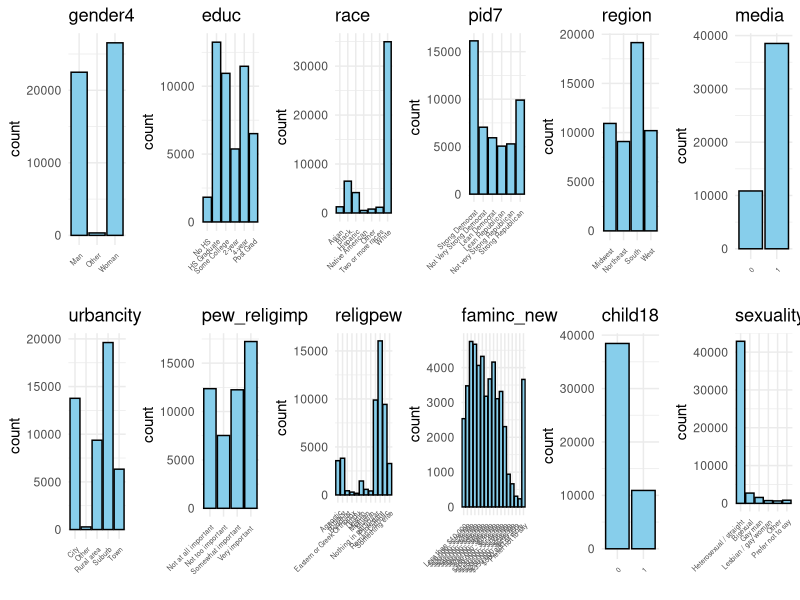
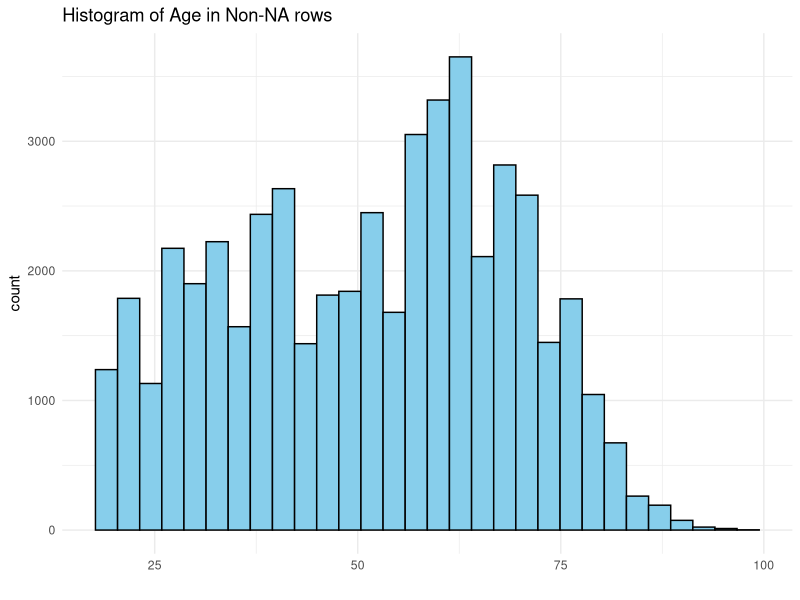
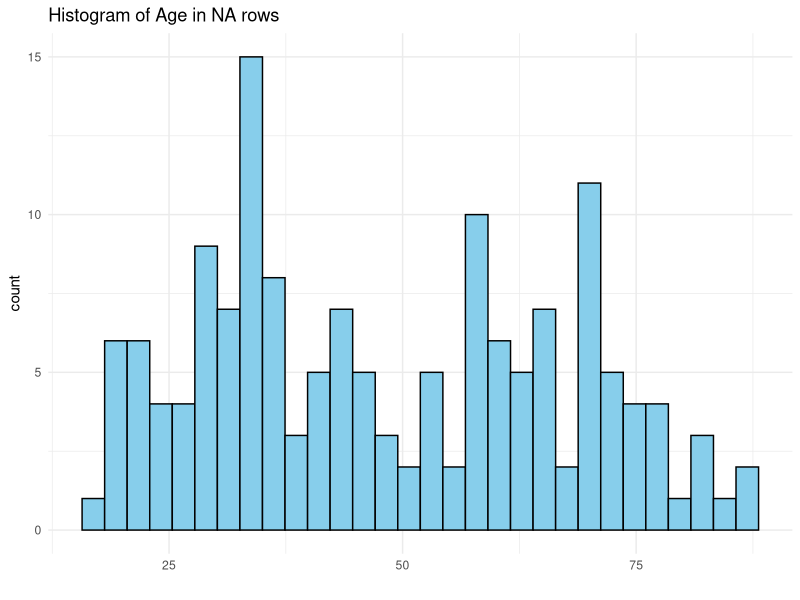
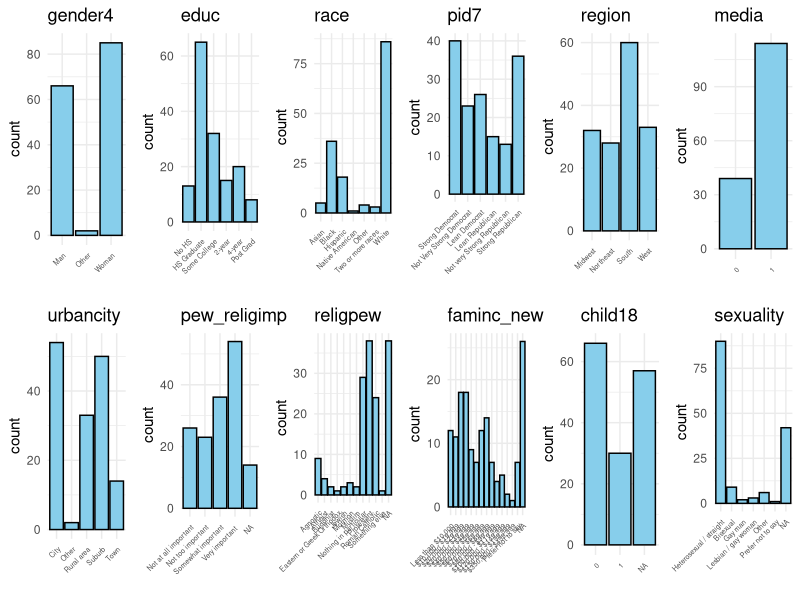
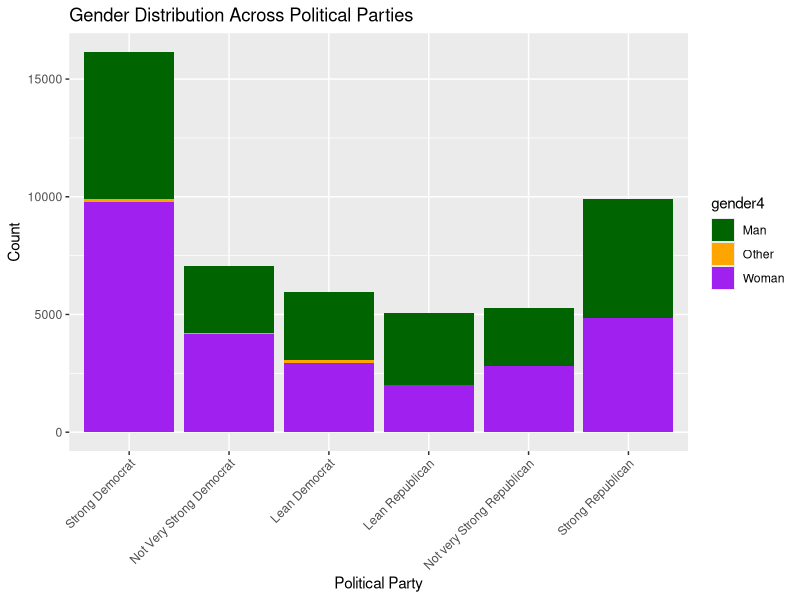
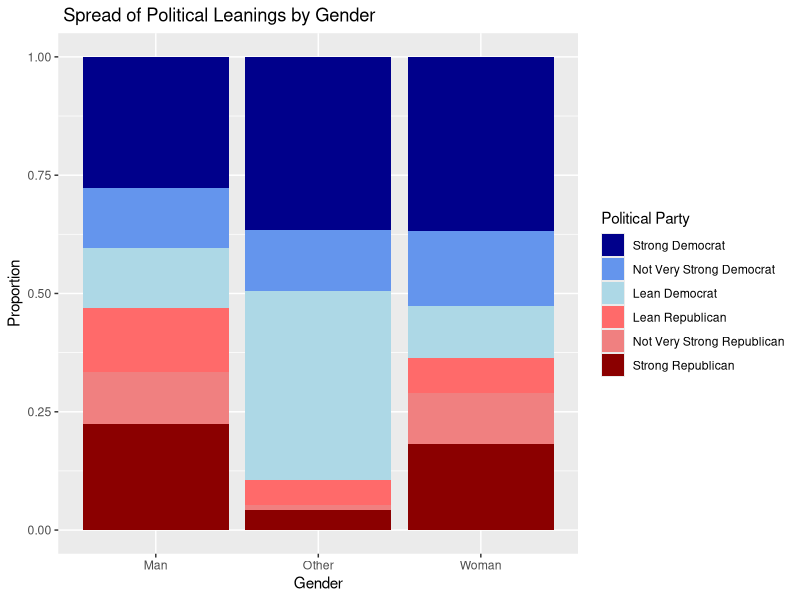
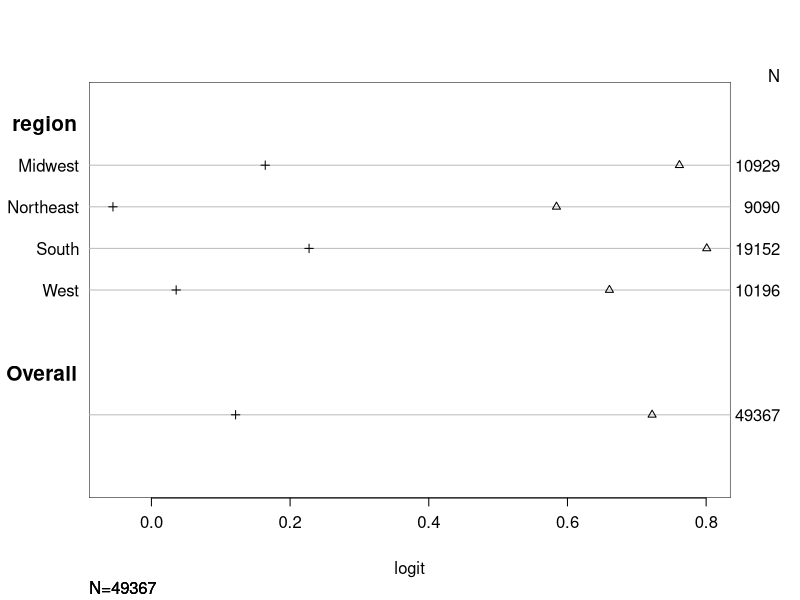
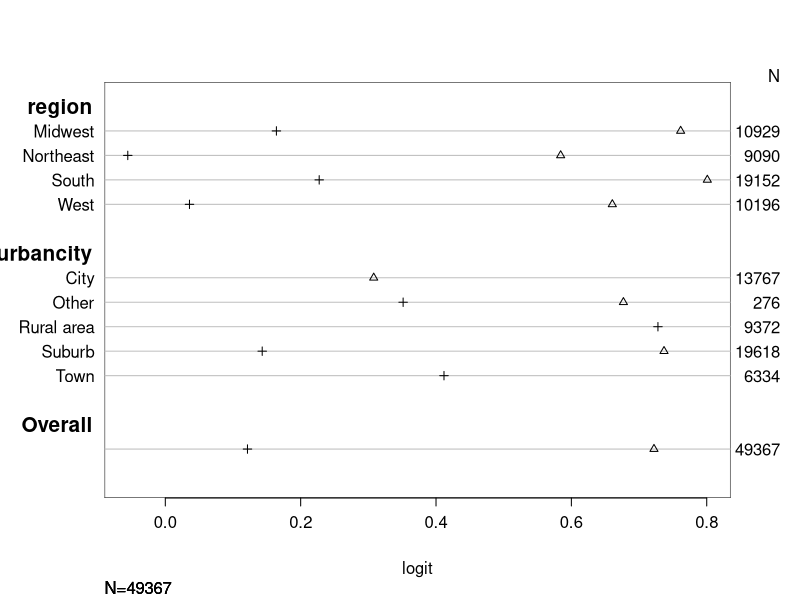

These charts were generated, in order, by the following R code: (Note: this script raises an error after producing the figures.)
## ---- chunk 1

# Import Libraries

library(tidyverse)
library(dplyr)
library(foreign)
library(ggplot2)
library(MASS)
library(Hmisc)
library(reshape2)

#Formatting From 2022 Data

# data <- read_csv('data_2022.csv')
# data <- data %>% filter((!pid7 %in% c(4,8,9))) # dropped moderate and not sure
# data <- data %>% mutate(age = 2022 - birthyr)
# data <- data %>% rename(media = CC22_200_1)
# data <- data %>% select(age, gender4,educ,race,pid7,inputstate,region,media,urbancity,pew_religimp,religpew,faminc_new,child18,sexuality)
# 1 is yes, #2 is no 
## ---- chunk 2

# Clean up data_smol
data_smol <- read.csv("data_smol.csv")

# Get rid of state
data_smol <- data_smol[-6]

#Recoding variables of interest from numbers
data_smol <- data_smol %>%
  mutate(gender4 = case_when(gender4 == '1' ~ 'Man',
                             gender4 == '2' ~ 'Woman',
                             gender4 == '3' ~ 'Other',
                             gender4 == '4' ~ 'Other')) %>%
  mutate(race = recode(race,
                       '1' = 'White',
                       '2' = 'Black',
                       '3' = 'Hispanic',
                       '4' = 'Asian',
                       '5' = 'Native American',
                       '6' = 'Two or more races',
                       '7' = 'Other',
                       '8' = 'Native American')) %>%
  mutate(region = recode(region,
                         '1' = 'Northeast',
                         '2' = 'Midwest',
                         '3' = 'South',
                         '4' = 'West')) %>%
  mutate(educ = factor(recode(educ,
                                 '1' = 'No HS',
                                 '2' = 'HS Graduate',
                                 '3' = 'Some College',
                                 '4' = '2-year',
                                 '5' = '4-year',
                                 '6' = 'Post Grad'), 
                          #after recoding assign levels
                          levels = c(
                            'No HS',
                            'HS Graduate',
                            'Some College',
                            '2-year',
                            '4-year',
                            'Post Grad')))%>%
  mutate(pid7 = as.character(pid7)) %>%
  mutate(pid7 = factor(
    recode(pid7,
      '1' = 'Strong Democrat',
      '2' = 'Not Very Strong Democrat',
      '3' = 'Lean Democrat',
      '5' = 'Lean Republican',
      '6' = 'Not very Strong Republican',
      '7' = 'Strong Republican'),
    #After recoding, we assign the order here
    levels = c(
      'Strong Democrat',
      'Not Very Strong Democrat',
      'Lean Democrat',
      'Lean Republican',
      'Not very Strong Republican',
      'Strong Republican'
    )))%>%
mutate(urbancity = recode(urbancity,
                         '1' = 'City',
                         '2' = 'Suburb',
                         '3' = 'Town',
                         '4' = 'Rural area', 
                         '5' = 'Other'))%>%
mutate(pew_religimp= recode(pew_religimp,
                         '1' = 'Very important ',
                         '2' = 'Somewhat important',
                         '3' = 'Not too important',
                         '4' = 'Not at all important'))%>%
mutate(sexuality= recode(sexuality,
                         '1' = ' Heterosexual / straight',
                         '2' = 'Lesbian / gay woman',
                         '3' = 'Gay man',
                         '4' = 'Bisexual',
                         '5'='Other', 
                         '6'='Prefer not to say'))%>%
mutate(religpew = recode(religpew,
                           '1' = 'Protestant',
                           '2' = 'Roman Catholic',
                           '3' = 'Mormon',
                           '4' = 'Eastern or Greek Orthodox',
                           '5' = 'Jewish',
                           '6' = 'Muslim',
                           '7' = 'Buddhist',
                           '8' = 'Hindu',
                           '9' = 'Atheist',
                           '10' = 'Agnostic',
                           '11' = 'Nothing in particular',
                           '12' = 'Something else'))%>%
mutate(faminc_new=recode(faminc_new,
                      "1" = "Less than $10,000",
                      "2" = "$10,000 - $19,999",
                      "3" = "$20,000 - $29,999",
                      "4" = "$30,000 - $39,999",
                      "5" = "$40,000 - $49,999",
                      "6" = "$50,000 - $59,999",
                      "7" = "$60,000 - $69,999",
                      "8" = "$70,000 - $89,999",
                      "9" = "$80,000 - $99,999",
                      "10" = "$100,000 - $119,999",
                      "11" = "$120,000 - $149,999",
                      "12" = "$150,000 - $199,999",
                      "13" = "$200,000 - $249,999",
                      "14" = "$250,000 - $349,999",
                      "15" = "$350,000 - $499,999",
                      "16" = "$500,000 or more",
                      "97" = "Prefer not to say")) %>%
  mutate(faminc_new = factor(faminc_new, levels = c(
    "Less than $10,000",
    "$10,000 - $19,999",
    "$20,000 - $29,999",
    "$30,000 - $39,999",
    "$40,000 - $49,999",
    "$50,000 - $59,999",
    "$60,000 - $69,999",
    "$70,000 - $89,999",
    "$80,000 - $99,999",
    "$100,000 - $119,999",
    "$120,000 - $149,999",
    "$150,000 - $199,999",
    "$200,000 - $249,999",
    "$250,000 - $349,999",
    "$350,000 - $499,999",
    "$500,000 or more",
    "Prefer not to say"
  ))) %>%
  mutate(media = ifelse(media == 1, 1, 0)) %>%
  mutate(child18 = ifelse(child18 == 1, 1, 0)) 
## ---- chunk 3

# How many NAs do we have 

rows_with_na <- data_smol[which(rowSums(is.na(data_smol)) > 0),]

data_smol <- na.omit(data_smol)

## ---- chunk 4
#Plot the data_smol values

library(cowplot)

# Function to create bar plots for categorical variables using ggplot2
plot_categorical_ggplot <- function(data, col) {
  ggplot(data, aes(x = factor(data[[col]]))) +
    geom_bar(fill = "skyblue", color = "black") +
    labs(title = col, x = "") +
    theme_minimal() +
    theme(axis.text.x = element_text(angle = 45, size = 5, hjust = 1))
}

# Create a list of ggplot objects
plots_list <- lapply(names(data_smol)[-which(names(data_smol) == "age")], function(col) {
  plot_categorical_ggplot(data_smol, col)
})

# Combine the plots into a grid
plot_grid(plotlist = plots_list, ncol = 6)

## ---- chunk 5

#Age 

ggplot(data_smol, aes(x = age)) +
    geom_histogram(fill = "skyblue", color = "black") +
    labs(title = "Histogram of Age in Non-NA rows", x = "") +
    theme_minimal() 

ggplot(rows_with_na, aes(x = age)) +
    geom_histogram(fill = "skyblue", color = "black") +
    labs(title = "Histogram of Age in NA rows", x = "") +
    theme_minimal() 

## ---- chunk 6

#Plot the rows_with_na values


# Create a list of ggplot objects
plots_list <- lapply(names(rows_with_na)[-which(names(rows_with_na) == "age")], function(col) {
  plot_categorical_ggplot(rows_with_na, col)
})

# Combine the plots into a grid
plot_grid(plotlist = plots_list, ncol = 6)


## ---- chunk 7
#exploratory visualizations
# Bar Plot: Gender Distribution Across Political Parties
ggplot(data_smol, aes(x = pid7, fill = gender4)) +
  geom_bar(position = "stack", stat = "count") +
  labs(title = "Gender Distribution Across Political Parties",
       x = "Political Party",
       y = "Count") +
  scale_fill_manual(values = c("darkgreen", "orange", "purple")) +
  theme(axis.text.x = element_text(angle = 45, hjust = 1))

# Bar Plot: Gender Distribution Across Political Parties with Flipped Colors
ggplot(data_smol, aes(x = gender4, fill = pid7)) +
  geom_bar(position = "fill", stat = "count") +
  labs(title = " Spread of Political Leanings by Gender",
       x = "Gender",
       y = "Proportion") +
  scale_fill_manual(values = rev(c("darkred", "lightcoral", "indianred1", "lightblue", "cornflowerblue", "darkblue")),
                    name = "Political Party",
                    labels = c('Strong Democrat', 'Not Very Strong Democrat', 'Lean Democrat',
                               'Lean Republican', 'Not Very Strong Republican', 'Strong Republican')) +
  theme(axis.text.x = element_text(angle = 0, hjust = 0.5))  # Adjust the angle for better readability

## ---- chunk 8
#Baseline gender model:
gender4_model<- polr(pid7 ~ gender4, data = data_smol, Hess=TRUE)
#store summary
summary_gender4_model<-summary(gender4_model)
# store table
(ctable_baseline_gender <- coef(summary(gender4_model)))
## calculate and store p values
baseline_gender_p <- pnorm(abs(ctable_baseline_gender[, "t value"]), lower.tail = FALSE) * 2
## combined table
(ctable_baseline_gender <- cbind(ctable_baseline_gender, "p value" = baseline_gender_p))

## ---- chunk 9
#gender and  with race model
race_gender_model<- polr(pid7 ~ gender4*race, data = data_smol, Hess=TRUE)
#store summary
summary_race_gender_model<-summary(race_gender_model)
# store table
(ctable_race_gender <- coef(summary(race_gender_model)))
## calculate and store p values
race_gender_p <- pnorm(abs(ctable_race_gender[, "t value"]), lower.tail = FALSE) * 2
## combined table
(ctable_race_gender <- cbind(ctable_race_gender, "p value" = race_gender_p))
## ---- chunk 10
 
#basic ordered logistic regression taking into account region
region_model<- polr(pid7 ~ region, data = data_smol, Hess=TRUE)
 
summary(region_model)

#basic ordered logistic regression taking into account region and urbancity 
region_urban_model<- polr(pid7 ~ region + urbancity, data = data_smol, Hess=TRUE)

summary(region_urban_model)

#checking_assumptions

pid7_mapping <- c('Strong Democrat' = 1,
                  'Not Very Strong Democrat' = 2,
                  'Lean Democrat' = 3,
                  'Lean Republican' = 4,
                  'Not very Strong Republican' = 5,
                  'Strong Republican' = 6)

data_smol_dinan <- data_smol %>%
  mutate(pid7_num = as.numeric(recode_factor(pid7, !!!pid7_mapping)))


sf <- function(y) {
  c('Y>=1' = qlogis(mean(y >= 1)),
    'Y>=2' = qlogis(mean(y >= 2)),
    'Y>=3' = qlogis(mean(y >= 3)), 
    'Y>=4' = qlogis(mean(y >= 4)),
    'Y>=5' = qlogis(mean(y >= 5)))
}

#testing assumptions for region 
s <- with(data_smol_dinan, summary(as.numeric(pid7_num) ~ region, fun=sf))

plot(s, which=1:3, pch=1:3, xlab='logit', main=' ', xlim=range(s[,3:4]))

#testing assumptions for region + urbancity 
s_region_city<- with(data_smol_dinan, summary(as.numeric(pid7_num) ~ region + urbancity, fun=sf))

plot(s_region_city, which=1:3, pch=1:3, xlab='logit', main=' ', xlim=range(s[,3:4]))

## ---- chunk 11

#religion 

religion_model <- polr(pid7 ~ religpew, data = data_smol, Hess=TRUE)

summary(religion_model)

# Extracting coefficient information
coef_summary <- summary(religion_model)$coef[1:11,]

# Names of the religions
religions <- sub("religpew", "", rownames(coef_summary))
coefficients <- as.numeric(coef_summary[, 1])
se <- as.numeric(coef_summary[, 2])

df <- data.frame(Religion = religions, Coefficient = coefficients, SE = se)

df$Religion <- reorder(df$Religion, df$Coefficient)

ggplot(df, aes(x = Coefficient, y = Religion)) +
  geom_point(size = 3, color = "blue", fill = "blue") +
  geom_errorbarh(aes(xmin = Coefficient - 2 * SE, xmax = Coefficient + 2 * SE), height = 0.2, color = "black") +
  labs(title = "Dot and Whisker Plot of Coefficients",
       x = "Coefficient Value") +
  theme_minimal()
## ---- chunk 12

#religious importance 

relig_imp_model <- polr(pid7 ~ pew_religimp, data = data_smol, Hess=TRUE)

summary(relig_imp_model)

# Extracting coefficient information
coef_summary <- summary(relig_imp_model)$coef[1:3,]

# Names of the religions
religions <- sub("pew_religimp", "", rownames(coef_summary))
religions <- sub("religpew", "", religions)
coefficients <- as.numeric(coef_summary[, 1])
se <- as.numeric(coef_summary[, 2])

df <- data.frame(Religion = religions, Coefficient = coefficients, SE = se)

df$Religion <- reorder(df$Religion, df$Coefficient)

df <- df %>% mutate(Importance = case_when('Not at all important' %in% Religion ~ 'Not important',
                                           'Not too important' %in% Religion ~ 'Not important',
                                           'Not at all important' %in% Religion ~ 'Not important')) 

ggplot(df, aes(x = Coefficient, y = Religion)) +
  geom_point(size = 3, color = "blue", fill = "blue") +
  geom_errorbarh(aes(xmin = Coefficient - 2 * SE, xmax = Coefficient + 2 * SE), height = 0.2, color = "black") +
  labs(title = "Dot and Whisker Plot of Coefficients",
       x = "Coefficient Value") +
  theme_minimal()

## ---- chunk 13
library(randomForest)

# Split the dataset into training and testing sets
set.seed(139) 
train_indices <- sample(1:nrow(data_smol), 0.7 * nrow(data_smol))  # 70% for training
train_data <- data_smol[train_indices, ]
test_data <- data_smol[-train_indices, ]

# Create a random forest model
rf_model <- randomForest(pid7 ~ ., data = train_data, ntree = 500, importance = TRUE)

# Extract variable importance from the random forest model
var_importance <- importance(rf_model)
print(var_importance)
varImpPlot(rf_model)

# Make predictions on the test set
predictions <- predict(rf_model, test_data)

# Evaluate the model
conf_matrix <- table(predictions, test_data$pid7)
print(conf_matrix)
accuracy <- sum(diag(conf_matrix)) / sum(conf_matrix)
cat("Accuracy:", accuracy, "\n")
